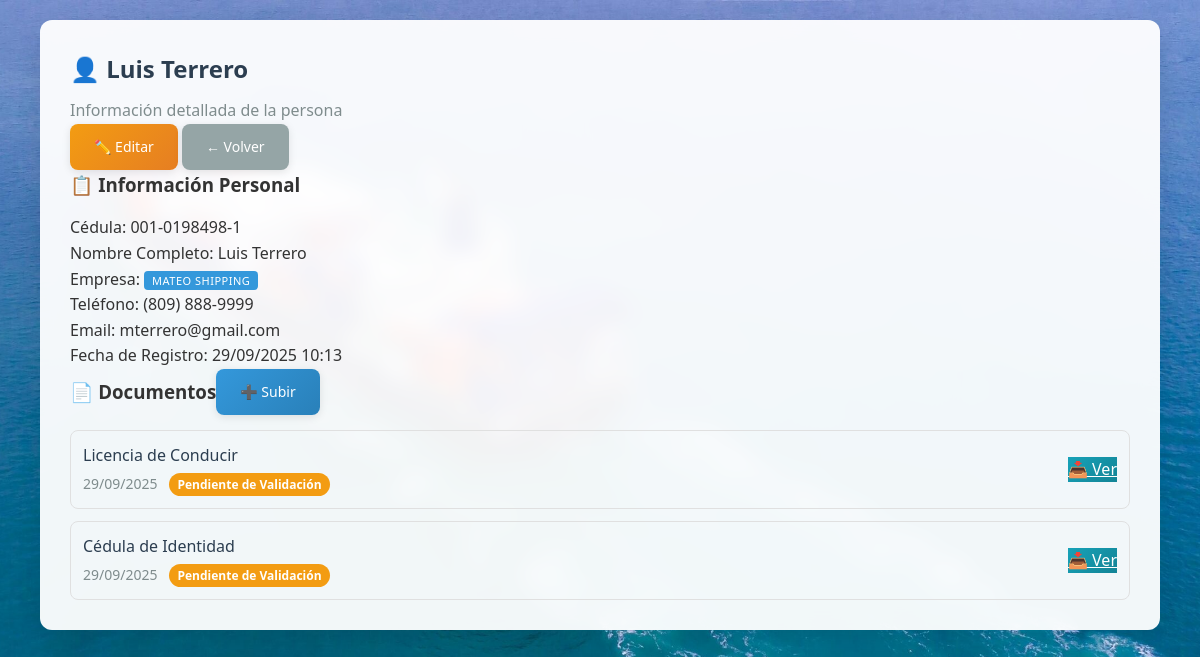
The page /gestion_personal/personas/3/ (signed in) on the database its author committed.
### gestion_personal/models.py (models this page shows, shortened)
class Persona(models.Model):
    cedula = models.CharField(
        max_length=13,
        unique=False,
        blank=True,
        null=True,
        validators=[validate_cedula_dominicana],
        help_text="Formato: XXX-XXXXXXX-X (para dominicanos)"
    )
    pasaporte = models.CharField(
        max_length=20,
        unique=False,
        blank=True,
        null=True,
        help_text="Número de pasaporte (para extranjeros sin cédula)"
    )
    nombre = models.CharField(max_length=100)
    apellido = models.CharField(max_length=100)
    telefono = models.CharField(max_length=15, blank=True, null=True)
    email = models.EmailField(blank=True, null=True)
    cargo = models.CharField(
        max_length=100,
        blank=True,
        null=True,
        verbose_name='Cargo/Posición',
        help_text='Ej: Conductor, Operador, Técnico, etc.'
    )
    licencia_conducir = models.CharField(
        max_length=20,
        blank=True,
        null=True,
        verbose_name='Licencia de Conducir',
        help_text='Número de licencia de conducir si aplica'
    )
    empresa = models.ForeignKey(
        'accounts.User',
        on_delete=models.SET_NULL,
        null=True,
        blank=True,
        related_name='personas_registradas',
        help_text="Empresa que registró esta persona"
    )
    fecha_registro = models.DateTimeField(auto_now_add=True)
    fecha_actualizacion = models.DateTimeField(auto_now=True)
    activo = models.BooleanField(default=True)
    class Meta:
        db_table = 'gestion_personal_persona'
        verbose_name = 'Persona'
        verbose_name_plural = 'Personas'
        ordering = ['apellido', 'nombre']
        unique_together = ['cedula', 'empresa']
    @property
    def nombre_completo(self):
        return f"{self.nombre} {self.apellido}"

class DocumentoPersonal(models.Model):
    TIPO_DOCUMENTO_CHOICES = [
        ('cedula', 'Cédula de Identidad'),
        ('licencia_conducir', 'Licencia de Conducir'),
        ('pasaporte', 'Pasaporte'),
        ('otro', 'Otro Documento'),
    ]
    ESTADO_VALIDACION_CHOICES = [
        ('pendiente', 'Pendiente de Validación'),
        ('validado', 'Validado'),
        ('rechazado', 'Rechazado'),
        ('vencido', 'Vencido'),
    ]
    persona = models.ForeignKey(
        Persona,
        on_delete=models.CASCADE,
        related_name='documentos'
    )
    tipo_documento = models.CharField(
        max_length=20,
        choices=TIPO_DOCUMENTO_CHOICES
    )
    numero_documento = models.CharField(
        max_length=50,
        blank=True,
        null=True,
        help_text="Número del documento (opcional)"
    )
    archivo = models.FileField(
        upload_to='documentos/personal/%Y/%m/',
        help_text="Archivo del documento (PDF, JPG, PNG máx. 5MB)"
    )
    fecha_vencimiento = models.DateField(
        blank=True,
        null=True,
        help_text="Fecha de vencimiento del documento"
    )
    estado_validacion = models.CharField(
        max_length=20,
        choices=ESTADO_VALIDACION_CHOICES,
        default='pendiente'
    )
    fecha_subida = models.DateTimeField(auto_now_add=True)
    subido_por = models.ForeignKey(
        'accounts.User',
        on_delete=models.SET_NULL,
        null=True,
        related_name='documentos_personales_subidos'
    )
    validado_por = models.ForeignKey(
        'accounts.User',
        on_delete=models.SET_NULL,
        null=True,
        blank=True,
        related_name='documentos_personales_validados'
    )
    fecha_validacion = models.DateTimeField(blank=True, null=True)
    comentarios_validacion = models.TextField(blank=True, null=True)
    class Meta:
        db_table = 'gestion_personal_documento'
        verbose_name = 'Documento Personal'
        verbose_name_plural = 'Documentos Personales'
        ordering = ['-fecha_subida']
        unique_together = ['persona', 'tipo_documento']

### accounts/models.py (models this page shows, shortened)
class User(AbstractUser):
    ROLE_CHOICES = [
        ('solicitante', 'Solicitante'),
        ('evaluador', 'Evaluador Portuario'),
        ('supervisor', 'Supervisor'),
        ('admin_tic', 'Administrador TIC'),
        ('oficial_acceso', 'Oficial de Acceso Físico'),
        ('direccion', 'Dirección Logística'),
    ]
    role = models.CharField(
        max_length=20,
        choices=ROLE_CHOICES,
        default='solicitante',
        verbose_name='Rol'
    )
    cedula_rnc = models.CharField(
        max_length=20,
        unique=True,
        validators=[
            RegexValidator(
                regex=r'^(\d{3}-\d{7}-\d{1}|\d{3}-\d{5}-\d{1})$',
                message='Formato inválido. Use XXX-XXXXXXX-X para cédula o XXX-XXXXX-X para RNC'
            )
        ],
        verbose_name='Cédula/RNC'
    )
    telefono = models.CharField(
        max_length=15,
        blank=True,
        validators=[
            RegexValidator(
                regex=r'^\+?1?\d{9,15}$',
                message='Número de teléfono inválido'
            )
        ],
        verbose_name='Teléfono'
    )
    empresa = models.ForeignKey(
        'Empresa',
        on_delete=models.SET_NULL,
        null=True,
        blank=True,
        related_name='usuarios',
        verbose_name='Empresa'
    )
    es_admin_empresa = models.BooleanField(default=False, verbose_name='Admin de Empresa')
    puede_crear_usuarios = models.BooleanField(default=False, verbose_name='Puede Crear Usuarios')
    activo = models.BooleanField(default=True, verbose_name='Activo')
    created_at = models.DateTimeField(auto_now_add=True, verbose_name='Creado el')
    updated_at = models.DateTimeField(auto_now=True, verbose_name='Actualizado el')
    failed_login_attempts = models.PositiveIntegerField(default=0, verbose_name='Intentos fallidos')
    is_locked = models.BooleanField(default=False, verbose_name='Bloqueado')
    locked_until = models.DateTimeField(null=True, blank=True, verbose_name='Bloqueado hasta')
    last_login_ip = models.GenericIPAddressField(null=True, blank=True, verbose_name='Última IP')
    class Meta:
        verbose_name = 'Usuario'
        verbose_name_plural = 'Usuarios'
        ordering = ['-created_at']

class Empresa(models.Model):
    rnc = models.CharField(
        max_length=15,
        unique=True,
        validators=[
            RegexValidator(
                regex=r'^\d{3}-\d{5}-\d{1}$',
                message='Formato inválido. Use XXX-XXXXX-X para RNC'
            )
        ],
        verbose_name='RNC'
    )
    nombre = models.CharField(max_length=200, verbose_name='Nombre')
    telefono = models.CharField(
        max_length=15,
        blank=True,
        validators=[
            RegexValidator(
                regex=r'^\+?1?\d{9,15}$',
                message='Número de teléfono inválido'
            )
        ],
        verbose_name='Teléfono'
    )
    email = models.EmailField(verbose_name='Email')
    representante_legal = models.ForeignKey(
        User,
        on_delete=models.CASCADE,
        related_name='empresas_representadas',
        verbose_name='Representante Legal'
    )
    activa = models.BooleanField(default=True, verbose_name='Activa')
    verificada = models.BooleanField(default=False, verbose_name='Verificada')
    certificado_rnc = models.FileField(
        upload_to='empresas/certificados/',
        blank=True,
        verbose_name='Certificado RNC'
    )
    numero_licencia = models.CharField(
        max_length=20,
        unique=True,
        blank=True,
        null=True,
        verbose_name='Número de Licencia'
    )
    fecha_expedicion_licencia = models.DateField(
        blank=True,
        null=True,
        verbose_name='Fecha de Expedición'
    )
    fecha_expiracion_licencia = models.DateField(
        blank=True,
        null=True,
        verbose_name='Fecha de Expiración'
    )
    fecha_expiracion_contrato = models.DateField(
        blank=True,
        null=True,
        verbose_name='Expiración Contrato'
    )
    tipo_licencia = models.ForeignKey(
        'evaluacion.TipoLicencia',
        on_delete=models.SET_NULL,
        blank=True,
        null=True,
        related_name='empresas_asignadas',
        verbose_name='Tipo de Licencia',
        help_text='Tipo de licencia que determina los servicios base autorizados'
    )
    servicios_autorizados = models.ManyToManyField(
        'evaluacion.Servicio',
        related_name='empresas_autorizadas',
        blank=True,
        verbose_name='Servicios Autorizados',
        help_text='Servicios específicos que la empresa está autorizada a ofrecer'
    )
    puede_solicitud_excepcional = models.BooleanField(
        default=False,
        verbose_name='Permite Solicitud Excepcional',
        help_text='Si está habilitado, la empresa puede realizar solicitudes excepcionales aprobadas por supervisión'
    )
    created_at = models.DateTimeField(auto_now_add=True, verbose_name='Registrada el')
    updated_at = models.DateTimeField(auto_now=True, verbose_name='Actualizada el')
    class Meta:
        verbose_name = 'Empresa'
        verbose_name_plural = 'Empresas'
        ordering = ['-created_at']

### gestion_personal/views.py (the view)
# urls.py: path('personas/<int:persona_id>/', detalle_persona, name='detalle_persona'),
@login_required
def detalle_persona(request, persona_id):
    persona = get_object_or_404(Persona, id=persona_id, activo=True, empresa=request.user)
    documentos = persona.documentos.all().order_by('-fecha_subida')
    context = {
        'persona': persona,
        'documentos': documentos,
    }
    return render(request, 'gestion_personal/detalle_persona.html', context)

### templates/gestion_personal/detalle_persona.html (shortened to what this page needs)
{% extends 'base.html' %}
{% load static %}
{% block extra_css %}
<link rel="stylesheet" href="{% static 'css/styles.css' %}">
{% endblock %}
{% block content %}
<div class="content-area">
    <div class="page-header">
        <div>
            <h2 style="color: #2c3e50; margin-bottom: 10px;">👤 {{ persona.nombre_completo }}</h2>
            <p style="color: #7f8c8d;">Información detallada de la persona</p>
        </div>
        <div class="header-actions">
            <a href="{% url 'gestion_personal:editar_persona' persona.id %}" class="btn btn-warning">✏️ Editar</a>
            <a href="{% url 'gestion_personal:dashboard' %}" class="btn btn-secondary">← Volver</a>
        </div>
    </div>
    <div class="details-grid">
        <div class="detail-card">
            <div class="card-header">
                <h3>📋 Información Personal</h3>
            </div>
            <div class="detail-content">
                <div class="detail-row">
                    <span class="detail-label">Cédula:</span>
                    <span class="detail-value">{{ persona.cedula }}</span>
                </div>
                <div class="detail-row">
                    <span class="detail-label">Nombre Completo:</span>
                    <span class="detail-value">{{ persona.nombre_completo }}</span>
                </div>
                <div class="detail-row">
                    <span class="detail-label">Empresa:</span>
                    <span class="detail-value">
                        <span class="badge bg-primary">
                            {{ persona.empresa.empresa.nombre|default:'Sin empresa' }}
                        </span>
                    </span>
                </div>
                <div class="detail-row">
                    <span class="detail-label">Teléfono:</span>
                    <span class="detail-value">{{ persona.telefono|default:'No especificado' }}</span>
                </div>
                <div class="detail-row">
                    <span class="detail-label">Email:</span>
                    <span class="detail-value">{{ persona.email|default:'No especificado' }}</span>
                </div>
                <div class="detail-row">
                    <span class="detail-label">Fecha de Registro:</span>
                    <span class="detail-value">{{ persona.fecha_registro|date:'d/m/Y H:i' }}</span>
                </div>
            </div>
        </div>
        <div class="detail-card">
            <div class="card-header">
                <h3>📄 Documentos</h3>
                <a href="{% url 'gestion_personal:subir_documento_personal' persona.id %}" class="btn btn-sm btn-primary">➕ Subir</a>
            </div>
            <div class="detail-content">
                {% if documentos %}
                    <div class="documents-list">
                        {% for documento in documentos %}
                        <div class="document-item">
                            <div class="document-info">
                                <div class="document-title">{{ documento.get_tipo_documento_display }}</div>
                                <div class="document-meta">
                                    <span class="document-date">{{ documento.fecha_subida|date:'d/m/Y' }}</span>
                                    <span class="document-status status-{{ documento.estado_validacion }}">
                                        {{ documento.get_estado_validacion_display }}
                                    </span>
                                </div>
                            </div>
                            <div class="document-actions">
                                <a href="{% url 'gestion_personal:descargar_documento_personal' documento.id %}" class="btn-small btn-info">📥 Ver</a>
                            </div>
                        </div>
                        {% endfor %}
                    </div>
                {% else %}
                    <div class="empty-state-small">
                        <p>No hay documentos subidos</p>
                        <a href="{% url 'gestion_personal:subir_documento_personal' persona.id %}" class="btn btn-primary">Subir Primer Documento</a>
                    </div>
                {% endif %}
            </div>
        </div>
    </div>
</div>
{% endblock %}

### rows shown on the page
Persona: nombre_completo "Luis Terrero", cedula "001-0198498-1", empresa.empresa.nombre "MATEO SHIPPING", telefono "(809) 888-9999", email "mterrero@gmail.com", fecha_registro "29/09/2025 10:13"
DocumentoPersonal: tipo_documento "Licencia de Conducir", fecha_subida "29/09/2025", estado_validacion "Pendiente de Validación"
DocumentoPersonal: tipo_documento "Cédula de Identidad", fecha_subida "29/09/2025", estado_validacion "Pendiente de Validación"
